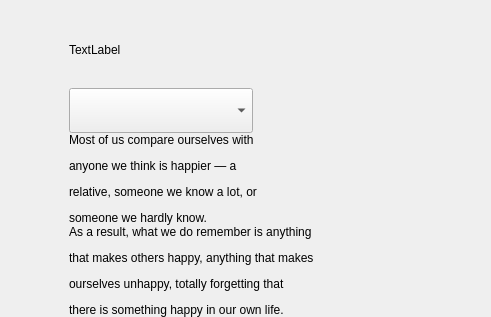
<?xml version="1.0" encoding="UTF-8"?>
<ui version="4.0">
 <class>AngKLoginChoose</class>
 <widget class="QWidget" name="AngKLoginChoose">
  <property name="geometry">
   <rect>
    <x>0</x>
    <y>0</y>
    <width>491</width>
    <height>317</height>
   </rect>
  </property>
  <property name="focusPolicy">
   <enum>Qt::NoFocus</enum>
  </property>
  <property name="windowTitle">
   <string>AngKLoginChoose</string>
  </property>
  <layout class="QVBoxLayout" name="verticalLayout">
   <property name="spacing">
    <number>0</number>
   </property>
   <property name="leftMargin">
    <number>0</number>
   </property>
   <property name="topMargin">
    <number>0</number>
   </property>
   <property name="rightMargin">
    <number>0</number>
   </property>
   <property name="bottomMargin">
    <number>0</number>
   </property>
   <item>
    <widget class="QWidget" name="backgroundWidget" native="true">
     <property name="focusPolicy">
      <enum>Qt::NoFocus</enum>
     </property>
     <layout class="QVBoxLayout" name="verticalLayout_2">
      <property name="spacing">
       <number>0</number>
      </property>
      <property name="leftMargin">
       <number>63</number>
      </property>
      <property name="rightMargin">
       <number>0</number>
      </property>
      <property name="bottomMargin">
       <number>0</number>
      </property>
      <item>
       <layout class="QHBoxLayout" name="horizontalLayout_4">
        <property name="leftMargin">
         <number>6</number>
        </property>
        <item>
         <widget class="QLabel" name="title">
          <property name="text">
           <string>TextLabel</string>
          </property>
         </widget>
        </item>
        <item>
         <spacer name="horizontalSpacer">
          <property name="orientation">
           <enum>Qt::Horizontal</enum>
          </property>
          <property name="sizeHint" stdset="0">
           <size>
            <width>40</width>
            <height>20</height>
           </size>
          </property>
         </spacer>
        </item>
       </layout>
      </item>
      <item>
       <layout class="QHBoxLayout" name="horizontalLayout_3">
        <property name="leftMargin">
         <number>6</number>
        </property>
        <item>
         <widget class="QComboBox" name="comboBoxModels">
          <property name="minimumSize">
           <size>
            <width>184</width>
            <height>45</height>
           </size>
          </property>
          <property name="focusPolicy">
           <enum>Qt::NoFocus</enum>
          </property>
         </widget>
        </item>
        <item>
         <spacer name="horizontalSpacer_2">
          <property name="orientation">
           <enum>Qt::Horizontal</enum>
          </property>
          <property name="sizeHint" stdset="0">
           <size>
            <width>40</width>
            <height>20</height>
           </size>
          </property>
         </spacer>
        </item>
       </layout>
      </item>
      <item>
       <layout class="QHBoxLayout" name="horizontalLayout" stretch="1,1">
        <property name="leftMargin">
         <number>6</number>
        </property>
        <property name="bottomMargin">
         <number>0</number>
        </property>
        <item>
         <widget class="QLabel" name="introLabel1">
          <property name="text">
           <string>&lt;html&gt;&lt;head/&gt;&lt;body&gt;&lt;p&gt;Most of us compare ourselves with &lt;/p&gt;&lt;p&gt;anyone we think is happier — a &lt;/p&gt;&lt;p&gt;relative, someone we know a lot, or &lt;/p&gt;&lt;p&gt;someone we hardly know. &lt;/p&gt;&lt;/body&gt;&lt;/html&gt;</string>
          </property>
          <property name="alignment">
           <set>Qt::AlignBottom|Qt::AlignLeading|Qt::AlignLeft</set>
          </property>
          <property name="wordWrap">
           <bool>false</bool>
          </property>
         </widget>
        </item>
        <item>
         <spacer name="horizontalSpacer_3">
          <property name="orientation">
           <enum>Qt::Horizontal</enum>
          </property>
          <property name="sizeHint" stdset="0">
           <size>
            <width>60</width>
            <height>20</height>
           </size>
          </property>
         </spacer>
        </item>
       </layout>
      </item>
      <item>
       <layout class="QHBoxLayout" name="horizontalLayout_2" stretch="2,1">
        <property name="leftMargin">
         <number>6</number>
        </property>
        <item>
         <widget class="QLabel" name="introLabel2">
          <property name="text">
           <string>&lt;html&gt;&lt;head/&gt;&lt;body&gt;&lt;p&gt;As a result, what we do remember is anything &lt;/p&gt;&lt;p&gt;that makes others happy, anything that makes &lt;/p&gt;&lt;p&gt;ourselves unhappy, totally forgetting that &lt;/p&gt;&lt;p&gt;there is something happy in our own life.&lt;/p&gt;&lt;/body&gt;&lt;/html&gt;</string>
          </property>
          <property name="wordWrap">
           <bool>false</bool>
          </property>
         </widget>
        </item>
        <item>
         <spacer name="horizontalSpacer_4">
          <property name="orientation">
           <enum>Qt::Horizontal</enum>
          </property>
          <property name="sizeType">
           <enum>QSizePolicy::Preferred</enum>
          </property>
          <property name="sizeHint" stdset="0">
           <size>
            <width>40</width>
            <height>20</height>
           </size>
          </property>
         </spacer>
        </item>
       </layout>
      </item>
     </layout>
    </widget>
   </item>
  </layout>
 </widget>
 <layoutdefault spacing="6" margin="11"/>
 <resources/>
 <connections/>
</ui>
